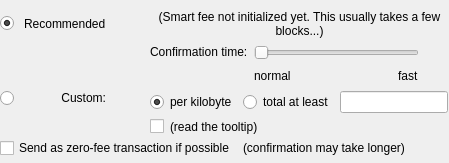
                            <widget class="QFrame" name="frameFeeSelection">
                              <layout class="QVBoxLayout" name="verticalLayoutFee12">
                                <property name="spacing">
                                  <number>0</number>
                                </property>
                                <property name="leftMargin">
                                  <number>0</number>
                                </property>
                                <property name="topMargin">
                                  <number>0</number>
                                </property>
                                <property name="rightMargin">
                                  <number>0</number>
                                </property>
                                <property name="bottomMargin">
                                  <number>0</number>
                                </property>
                                <item>
                                  <layout class="QGridLayout" name="gridLayoutFee">
                                    <property name="topMargin">
                                      <number>10</number>
                                    </property>
                                    <property name="bottomMargin">
                                      <number>4</number>
                                    </property>
                                    <property name="horizontalSpacing">
                                      <number>10</number>
                                    </property>
                                    <property name="verticalSpacing">
                                      <number>4</number>
                                    </property>
                                    <item row="2" column="4">
                                      <layout class="QVBoxLayout" name="verticalLayoutFee8">
                                        <property name="spacing">
                                          <number>6</number>
                                        </property>
                                        <item>
                                          <layout class="QHBoxLayout" name="horizontalLayoutFee13">
                                            <item>
                                              <widget class="QRadioButton" name="radioCustomPerKilobyte">
                                                <property name="toolTip">
                                                  <string>If the custom fee is set to 1000 uCOROs and the transaction is only 250 bytes, then &quot;per kilobyte&quot; only pays 250 uCOROs in fee,&lt;br /&gt;while &quot;at least&quot; pays 1000 uCOROs. For transactions bigger than a kilobyte both pay by kilobyte.</string>
                                                </property>
                                                <property name="text">
                                                  <string>per kilobyte</string>
                                                </property>
                                                <property name="checked">
                                                  <bool>true</bool>
                                                </property>
                                                <attribute name="buttonGroup">
                                                  <string notr="true">groupCustomFee</string>
                                                </attribute>
                                              </widget>
                                            </item>
                                            <item>
                                              <widget class="QRadioButton" name="radioCustomAtLeast">
                                                <property name="toolTip">
                                                  <string>If the custom fee is set to 1000 uCOROs and the transaction is only 250 bytes, then &quot;per kilobyte&quot; only pays 250 uCOROs in fee,&lt;br /&gt;while &quot;total at least&quot; pays 1000 uCOROs. For transactions bigger than a kilobyte both pay by kilobyte.</string>
                                                </property>
                                                <property name="text">
                                                  <string>total at least</string>
                                                </property>
                                                <attribute name="buttonGroup">
                                                  <string notr="true">groupCustomFee</string>
                                                </attribute>
                                              </widget>
                                            </item>
                                            <item>
                                              <widget class="BitcoinAmountField" name="customFee"/>
                                            </item>
                                            <item>
                                              <spacer name="horizontalSpacer_6">
                                                <property name="orientation">
                                                  <enum>Qt::Horizontal</enum>
                                                </property>
                                                <property name="sizeHint" stdset="0">
                                                  <size>
                                                    <width>1</width>
                                                    <height>1</height>
                                                  </size>
                                                </property>
                                              </spacer>
                                            </item>
                                          </layout>
                                        </item>
                                        <item>
                                          <layout class="QHBoxLayout" name="horizontalLayoutFee8">
                                            <item>
                                              <widget class="QCheckBox" name="checkBoxMinimumFee">
                                                <property name="toolTip">
                                                  <string>Paying only the minimum fee is just fine as long as there is less transaction volume than space in the blocks.&lt;br /&gt;But be aware that this can end up in a never confirming transaction once there is more demand for CORONAatHOME transactions than the network can process.</string>
                                                </property>
                                                <property name="text">
                                                  <string/>
                                                </property>
                                              </widget>
                                            </item>
                                            <item>
                                              <widget class="QLabel" name="labelMinFeeWarning">
                                                <property name="enabled">
                                                  <bool>true</bool>
                                                </property>
                                                <property name="toolTip">
                                                  <string>Paying only the minimum fee is just fine as long as there is less transaction volume than space in the blocks.&lt;br /&gt;But be aware that this can end up in a never confirming transaction once there is more demand for CORONAatHOME transactions than the network can process.</string>
                                                </property>
                                                <property name="text">
                                                  <string>(read the tooltip)</string>
                                                </property>
                                                <property name="margin">
                                                  <number>5</number>
                                                </property>
                                              </widget>
                                            </item>
                                            <item>
                                              <spacer name="horizontalSpacer_2">
                                                <property name="orientation">
                                                  <enum>Qt::Horizontal</enum>
                                                </property>
                                                <property name="sizeHint" stdset="0">
                                                  <size>
                                                    <width>1</width>
                                                    <height>1</height>
                                                  </size>
                                                </property>
                                              </spacer>
                                            </item>
                                          </layout>
                                        </item>
                                      </layout>
                                    </item>
                                    <item row="1" column="0">
                                      <layout class="QVBoxLayout" name="verticalLayoutFee4" stretch="1">
                                        <item>
                                          <spacer name="verticalSpacer_2">
                                            <property name="orientation">
                                              <enum>Qt::Vertical</enum>
                                            </property>
                                            <property name="sizeHint" stdset="0">
                                              <size>
                                                <width>1</width>
                                                <height>1</height>
                                              </size>
                                            </property>
                                          </spacer>
                                        </item>
                                      </layout>
                                    </item>
                                    <item row="2" column="0">
                                      <layout class="QVBoxLayout" name="verticalLayoutFee9" stretch="0,1">
                                        <item>
                                          <widget class="QRadioButton" name="radioCustomFee">
                                            <property name="text">
                                              <string/>
                                            </property>
                                            <attribute name="buttonGroup">
                                              <string notr="true">groupFee</string>
                                            </attribute>
                                          </widget>
                                        </item>
                                        <item>
                                          <spacer name="verticalSpacer_6">
                                            <property name="orientation">
                                              <enum>Qt::Vertical</enum>
                                            </property>
                                            <property name="sizeHint" stdset="0">
                                              <size>
                                                <width>1</width>
                                                <height>1</height>
                                              </size>
                                            </property>
                                          </spacer>
                                        </item>
                                      </layout>
                                    </item>
                                    <item row="1" column="4">
                                      <layout class="QVBoxLayout" name="verticalLayoutFee3" stretch="0,0,1">
                                        <property name="spacing">
                                          <number>6</number>
                                        </property>
                                        <property name="topMargin">
                                          <number>2</number>
                                        </property>
                                        <item>
                                          <layout class="QHBoxLayout" name="horizontalLayoutFee12">
                                            <item>
                                              <spacer name="horizontalSpacer_5">
                                                <property name="orientation">
                                                  <enum>Qt::Horizontal</enum>
                                                </property>
                                                <property name="sizeHint" stdset="0">
                                                  <size>
                                                    <width>1</width>
                                                    <height>1</height>
                                                  </size>
                                                </property>
                                              </spacer>
                                            </item>
                                          </layout>
                                        </item>
                                        <item>
                                          <layout class="QHBoxLayout" name="horizontalLayoutFee9">
                                            <item>
                                              <layout class="QVBoxLayout" name="verticalLayoutFee6">
                                                <item>
                                                  <widget class="QLabel" name="labelSmartFee3">
                                                    <property name="text">
                                                      <string>Confirmation time:</string>
                                                    </property>
                                                    <property name="margin">
                                                      <number>2</number>
                                                    </property>
                                                  </widget>
                                                </item>
                                                <item>
                                                  <spacer name="verticalSpacer_3">
                                                    <property name="orientation">
                                                      <enum>Qt::Vertical</enum>
                                                    </property>
                                                    <property name="sizeHint" stdset="0">
                                                      <size>
                                                        <width>1</width>
                                                        <height>1</height>
                                                      </size>
                                                    </property>
                                                  </spacer>
                                                </item>
                                              </layout>
                                            </item>
                                            <item>
                                              <layout class="QVBoxLayout" name="verticalLayoutFee5">
                                                <property name="rightMargin">
                                                  <number>30</number>
                                                </property>
                                                <item>
                                                  <widget class="QSlider" name="sliderSmartFee">
                                                    <property name="minimum">
                                                      <number>0</number>
                                                    </property>
                                                    <property name="maximum">
                                                      <number>24</number>
                                                    </property>
                                                    <property name="pageStep">
                                                      <number>1</number>
                                                    </property>
                                                    <property name="value">
                                                      <number>0</number>
                                                    </property>
                                                    <property name="orientation">
                                                      <enum>Qt::Horizontal</enum>
                                                    </property>
                                                    <property name="invertedAppearance">
                                                      <bool>false</bool>
                                                    </property>
                                                    <property name="invertedControls">
                                                      <bool>false</bool>
                                                    </property>
                                                    <property name="tickPosition">
                                                      <enum>QSlider::NoTicks</enum>
                                                    </property>
                                                  </widget>
                                                </item>
                                                <item>
                                                  <layout class="QHBoxLayout" name="horizontalLayoutFee10">
                                                    <item>
                                                      <widget class="QLabel" name="labelSmartFeeNormal">
                                                        <property name="text">
                                                          <string>normal</string>
                                                        </property>
                                                      </widget>
                                                    </item>
                                                    <item>
                                                      <spacer name="horizontalSpacer_3">
                                                        <property name="orientation">
                                                          <enum>Qt::Horizontal</enum>
                                                        </property>
                                                        <property name="sizeHint" stdset="0">
                                                          <size>
                                                            <width>40</width>
                                                            <height>20</height>
                                                          </size>
                                                        </property>
                                                      </spacer>
                                                    </item>
                                                    <item>
                                                      <widget class="QLabel" name="labelSmartFeeFast">
                                                        <property name="text">
                                                          <string>fast</string>
                                                        </property>
                                                      </widget>
                                                    </item>
                                                  </layout>
                                                </item>
                                              </layout>
                                            </item>
                                          </layout>
                                        </item>
                                        <item>
                                          <spacer name="verticalSpacer_4">
                                            <property name="orientation">
                                              <enum>Qt::Vertical</enum>
                                            </property>
                                            <property name="sizeHint" stdset="0">
                                              <size>
                                                <width>1</width>
                                                <height>1</height>
                                              </size>
                                            </property>
                                          </spacer>
                                        </item>
                                      </layout>
                                    </item>
                                    <item row="0" column="1">
                                      <widget class="QLabel" name="labelSmartFee_2">
                                        <property name="text">
                                          <string>Recommended</string>
                                        </property>
                                      </widget>
                                    </item>
                                    <item row="0" column="0">
                                      <widget class="QRadioButton" name="radioSmartFee">
                                        <property name="text">
                                          <string/>
                                        </property>
                                        <property name="checked">
                                          <bool>true</bool>
                                        </property>
                                        <attribute name="buttonGroup">
                                          <string notr="true">groupFee</string>
                                        </attribute>
                                      </widget>
                                    </item>
                                    <item row="2" column="1">
                                      <widget class="QLabel" name="labelCustomFee">
                                        <property name="text">
                                          <string>Custom:</string>
                                        </property>
                                        <property name="alignment">
                                          <set>Qt::AlignRight|Qt::AlignTop|Qt::AlignTrailing</set>
                                        </property>
                                      </widget>
                                    </item>
                                    <item row="0" column="2">
                                      <widget class="QLabel" name="labelSmartFee">
                                        <property name="text">
                                          <string/>
                                        </property>
                                        <property name="margin">
                                          <number>2</number>
                                        </property>
                                      </widget>
                                    </item>
                                    <item row="0" column="3">
                                      <widget class="QLabel" name="labelFeeEstimation">
                                        <property name="text">
                                          <string/>
                                        </property>
                                      </widget>
                                    </item>
                                    <item row="0" column="4">
                                      <widget class="QLabel" name="labelSmartFee2">
                                        <property name="text">
                                          <string>(Smart fee not initialized yet. This usually takes a few blocks...)</string>
                                        </property>
                                        <property name="alignment">
                                          <set>Qt::AlignHCenter</set>
                                        </property>
                                        <property name="wordWrap">
                                          <bool>true</bool>
                                        </property>
                                        <property name="margin">
                                          <number>2</number>
                                        </property>
                                      </widget>
                                    </item>
                                  </layout>
                                </item>
                                <item>
                                  <layout class="QHBoxLayout" name="horizontalLayoutFee5" stretch="0,0,0">
                                    <property name="spacing">
                                      <number>8</number>
                                    </property>
                                    <property name="bottomMargin">
                                      <number>4</number>
                                    </property>
                                    <item>
                                      <widget class="QCheckBox" name="checkBoxFreeTx">
                                        <property name="text">
                                          <string>Send as zero-fee transaction if possible</string>
                                        </property>
                                      </widget>
                                    </item>
                                    <item>
                                      <widget class="QLabel" name="labelFreeTx">
                                        <property name="text">
                                          <string>(confirmation may take longer)</string>
                                        </property>
                                        <property name="margin">
                                          <number>5</number>
                                        </property>
                                      </widget>
                                    </item>
                                    <item>
                                      <spacer name="horizontalSpacerFee5">
                                        <property name="orientation">
                                          <enum>Qt::Horizontal</enum>
                                        </property>
                                        <property name="sizeHint" stdset="0">
                                          <size>
                                            <width>1</width>
                                            <height>1</height>
                                          </size>
                                        </property>
                                      </spacer>
                                    </item>
                                  </layout>
                                </item>
                                <item>
                                  <spacer name="verticalSpacerFee2">
                                    <property name="orientation">
                                      <enum>Qt::Vertical</enum>
                                    </property>
                                    <property name="sizeHint" stdset="0">
                                      <size>
                                        <width>1</width>
                                        <height>1</height>
                                      </size>
                                    </property>
                                  </spacer>
                                </item>
                              </layout>
                            </widget>
